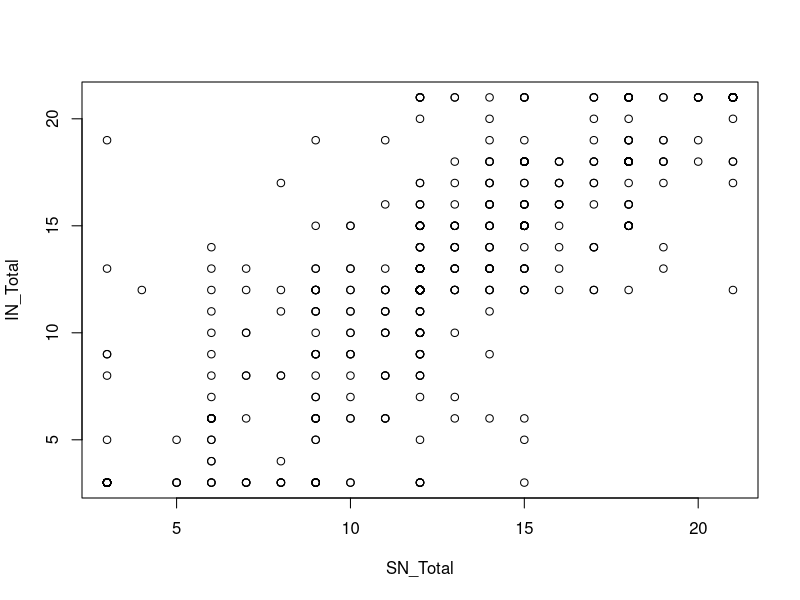
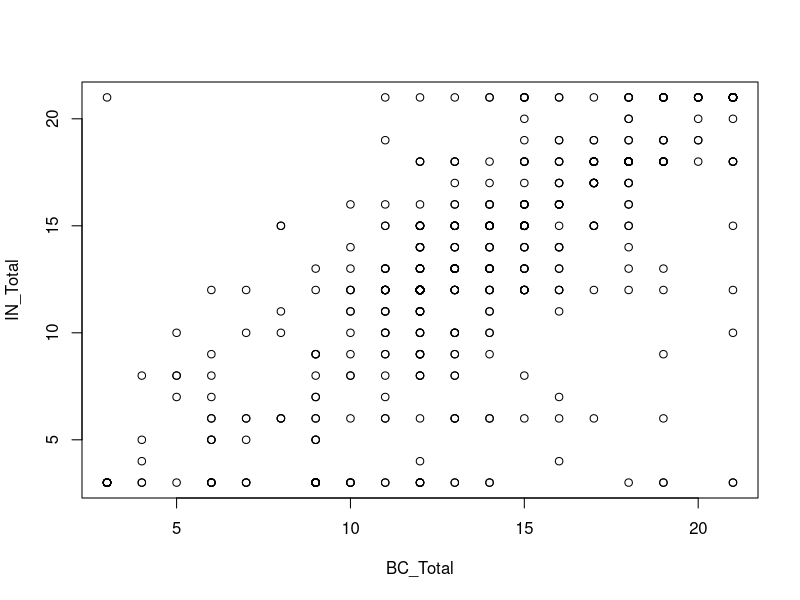
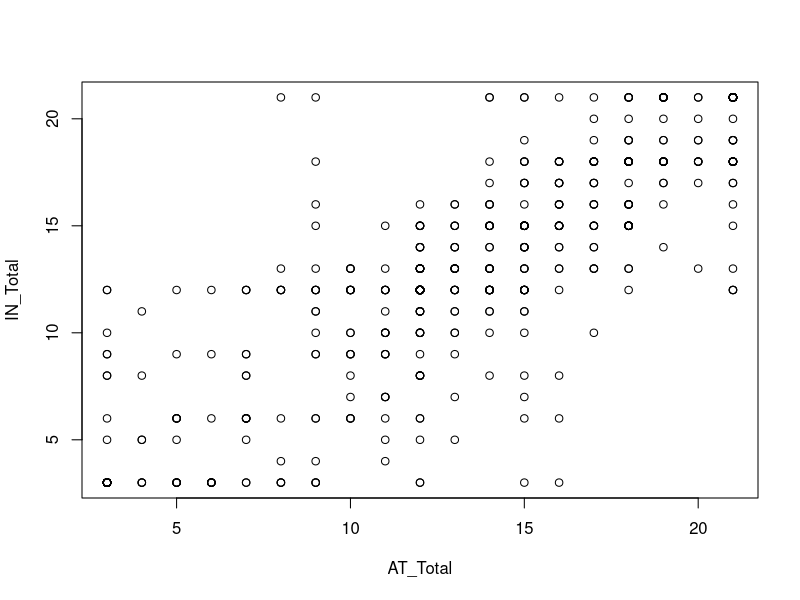
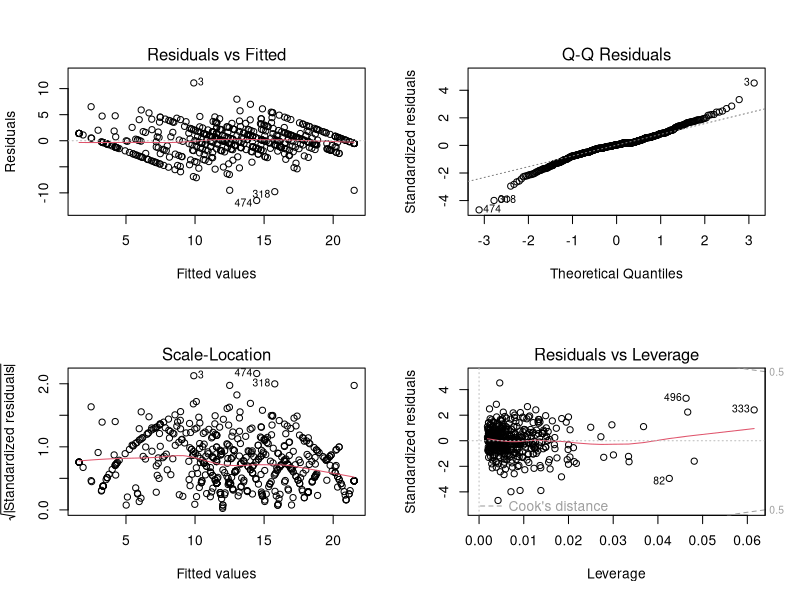
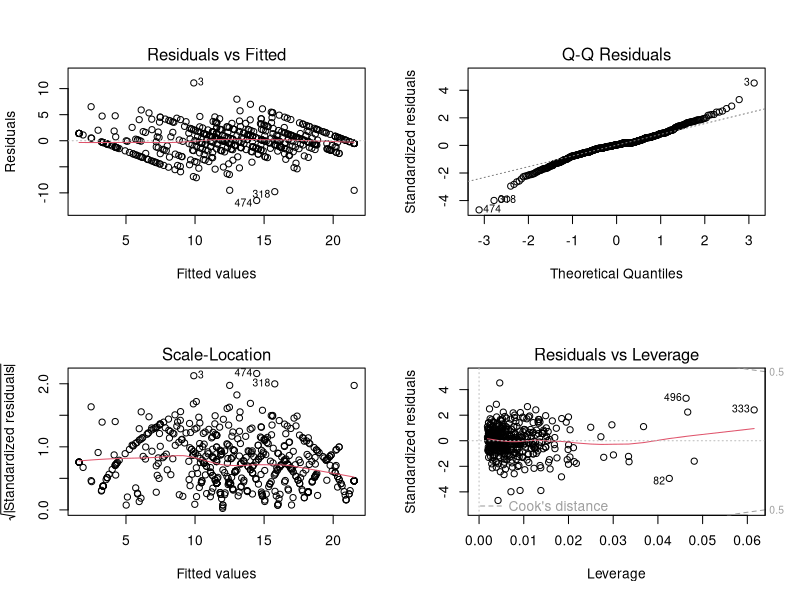

Write R code to recreate these figures, in order.
## ---- chunk 1
#install.packages("ggplot2")
#install.packages("dplyr")
#install.packages("broom")
#install.packages("ggpubr")
#install.packages("tidyverse")
## ---- chunk 2
library("foreign")
library(ggplot2)
library(dplyr)
library(broom)
library(ggpubr)
library(tidyverse)
library(readr)
library(car)
## ---- chunk 3
Mydata=read.spss("COVID_data.sav",to.data.frame=T,use.value.labels=FALSE)
View(Mydata)
summary(Mydata$SE_Total)
## ---- chunk 4
Intention_lm <- lm(IN_Total ~ SN_Total + BC_Total + AT_Total, data = Mydata)
summary(Intention_lm)
## ---- chunk 5
plot(IN_Total ~ SN_Total, data = Mydata)
plot(IN_Total ~ BC_Total, data = Mydata)
plot(IN_Total ~ AT_Total, data = Mydata)
## ---- chunk 6
par(mfrow=c(2,2))
plot(Intention_lm)
par(mfrow=c(1,1))
## ---- chunk 7
par(mfrow=c(2,2))
plot(Intention_lm)
par(mfrow=c(1,1))
## ---- chunk 8
vif(Intention_lm)
